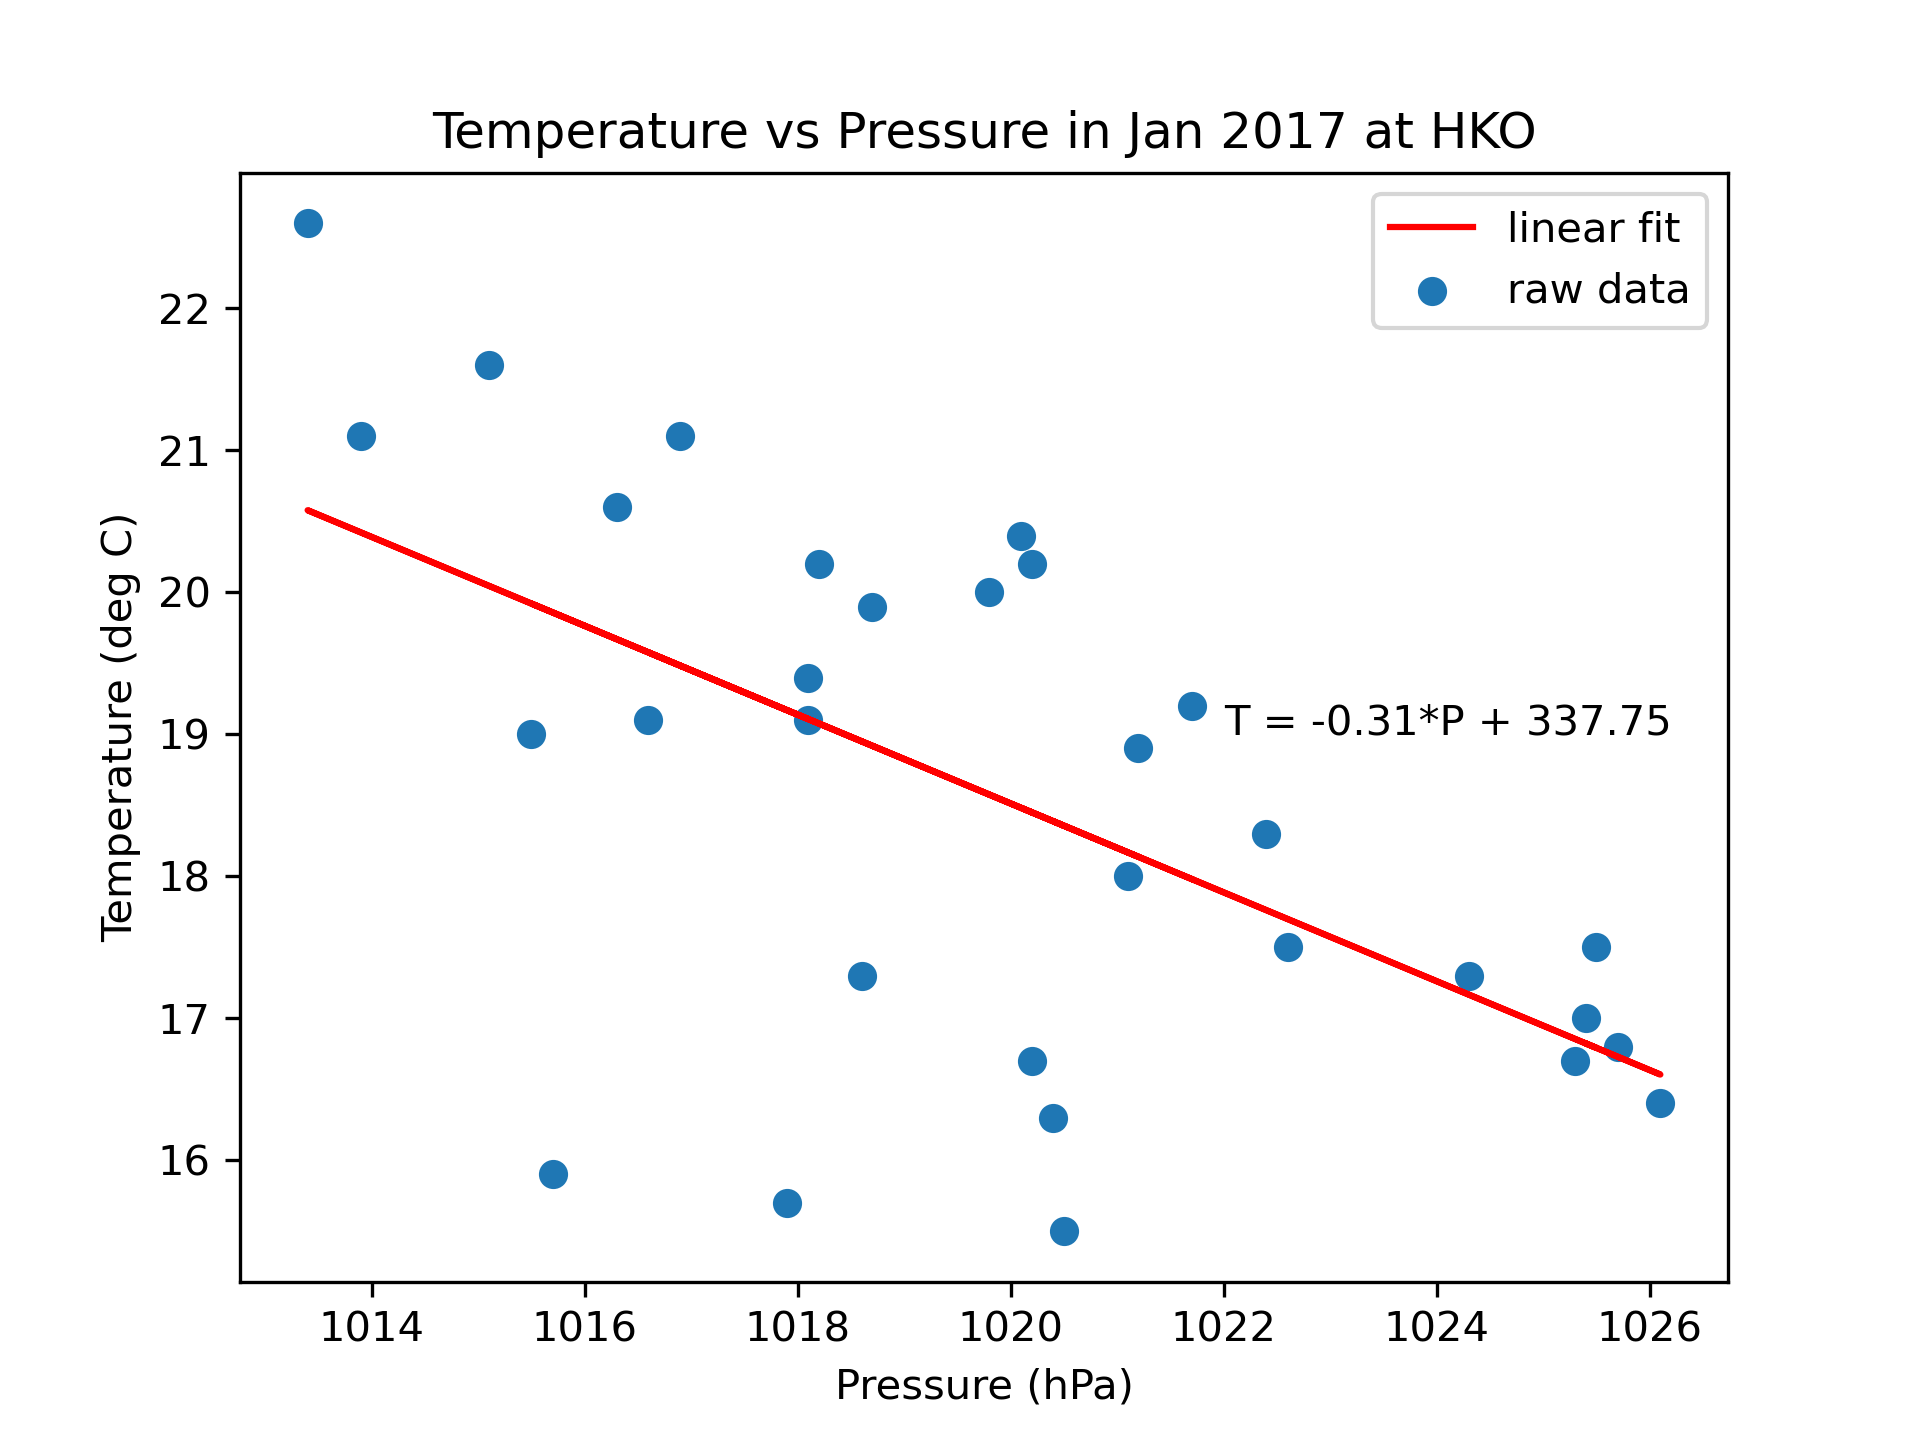

Recreate this plot in Python.
import matplotlib.pyplot as plt
import pandas as pd
from scipy.stats import linregress as reg #needed for linear regression

Jan_data = pd.read_csv("Jan2017.csv")

# Extracting pressure and temperature
temp = Jan_data["Mean (deg. C)"][0:31]
pressure = Jan_data["Mean Pressure (hPa)"][0:31]

# Set up figure and subplot
fig = plt.figure()
ax_tp = fig.add_subplot(1,1,1)

# draw the scatter plot
dot = ax_tp.scatter(pressure, temp, label="raw data")

# linear fit, try printing out fit to see what are included
fit = reg(pressure, temp)
slope = fit[0]
intercept = fit[1]

# regression line, equation: y(temp) = slope * x(pressure) + intercept
line = ax_tp.plot(pressure, slope*pressure + intercept, color="red", label="linear fit")
equation = "T = " + str(round(slope,2)) + "*P + " + str(round(intercept,2))
ax_tp.text(1022, 19, equation)

# add legend, title, labels.
ax_tp.legend()
ax_tp.set_xlabel("Pressure (hPa)")
ax_tp.set_ylabel("Temperature (deg C)")
ax_tp.set_title("Temperature vs Pressure in Jan 2017 at HKO")

fig.savefig("Scatter.png",dpi=300)




